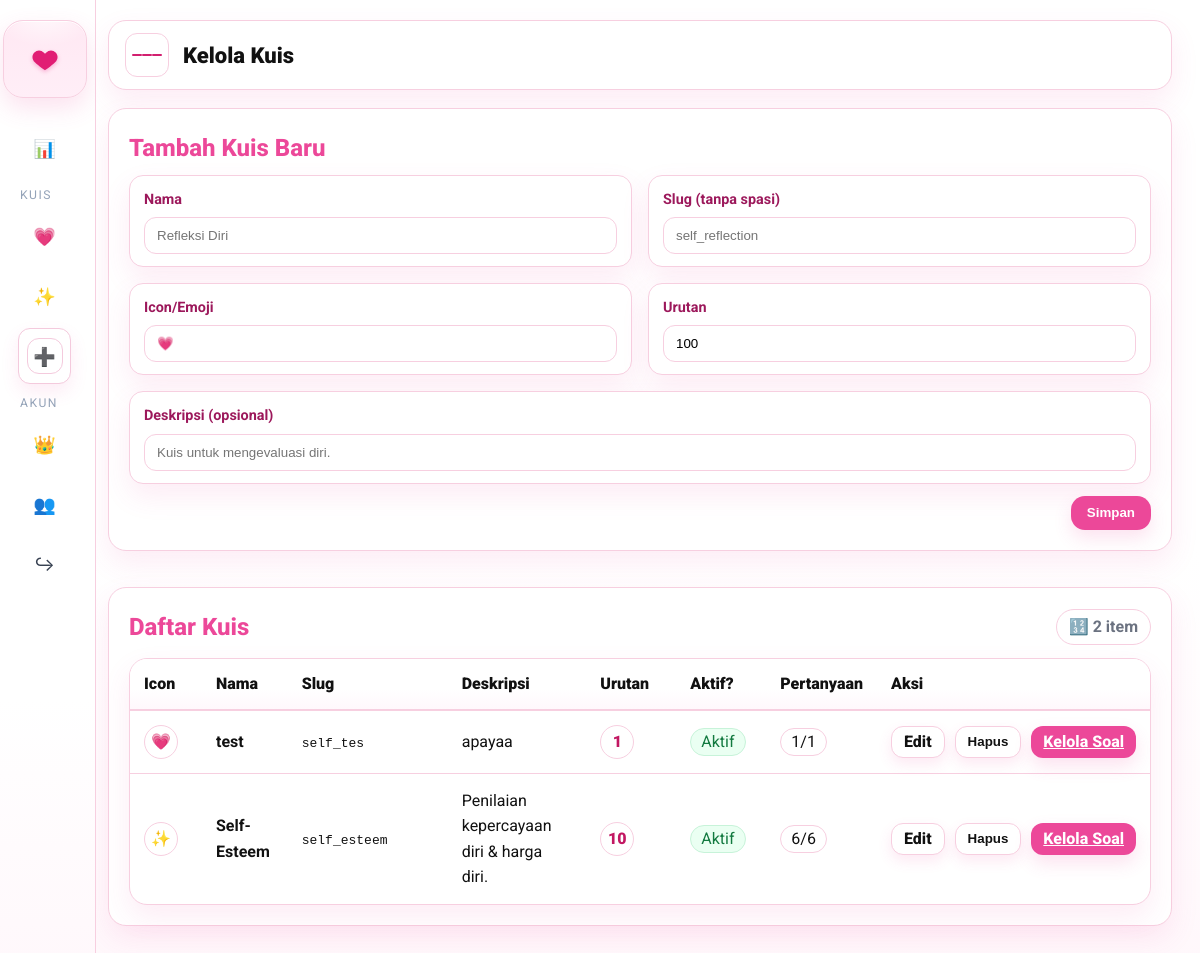
/admin/quizzes.php (signed in), run on the app's committed database.
### tables this page shows
CREATE TABLE `quiz_list` (
  `id` int(11) NOT NULL,
  `slug` varchar(64) NOT NULL,
  `name` varchar(100) NOT NULL,
  `description` varchar(255) DEFAULT NULL,
  `icon` varchar(16) DEFAULT '?',
  `is_active` tinyint(1) DEFAULT 1,
  `sort_order` int(11) DEFAULT 0,
  `created_at` timestamp NOT NULL DEFAULT current_timestamp()
);

### admin/_init.php (called while the page is built, shortened)
<?php
if (!function_exists('h')) {
  function h($s)
  {
    return htmlspecialchars((string) $s, ENT_QUOTES, 'UTF-8');
  }
}

### admin/quizzes.php (the view, shortened to what this page needs)
<?php
require_once __DIR__ . '/_init.php';
$active = 'quizzes';
include __DIR__ . '/_head.php';
$rows = [];
$r = $mysqli->query("SELECT l.*,
 (SELECT COUNT(*) FROM quiz_questions q WHERE q.category=l.slug) total_q,
 (SELECT COUNT(*) FROM quiz_questions q WHERE q.category=l.slug AND q.is_active=1) active_q
 FROM quiz_list l
 ORDER BY sort_order ASC, id ASC");
if ($r)
  $rows = $r->fetch_all(MYSQLI_ASSOC);
?>
<section class="card section" id="quizzes-create">
  <h2 class="card-title">Tambah Kuis Baru</h2>
  <form method="post" class="row" style="margin-top:8px">
    <div class="form-grid">
      <div class="field">
        <div class="label">Nama</div>
        <input class="inp" name="name" placeholder="Refleksi Diri" required>
      </div>
      <div class="field">
        <div class="label">Slug (tanpa spasi)</div>
        <input class="inp" name="slug" placeholder="self_reflection" required>
      </div>
      <div class="field">
        <div class="label">Icon/Emoji</div>
        <input class="inp" name="icon" value="💗" placeholder="💗">
      </div>
      <div class="field">
        <div class="label">Urutan</div>
        <input class="inp" type="number" name="sort_order" value="100">
      </div>
      <div class="field" style="grid-column:1/-1">
        <div class="label">Deskripsi (opsional)</div>
        <input class="inp" name="description" placeholder="Kuis untuk mengevaluasi diri.">
      </div>
    </div>
    <div class="form-actions">
      <button class="btn pink">Simpan</button>
    </div>
  </form>
</section>
<section class="card section" id="quizzes-list">
  <div class="section-head">
    <h2 class="card-title" style="margin:0">Daftar Kuis</h2>
    <div class="count-badge">🔢 <?= count($rows) ?> item</div>
  </div>
  <table class="quiz-table">
    <thead>
      <tr>
        <th style="width:72px">Icon</th>
        <th>Nama</th>
        <th style="width:160px">Slug</th>
        <th>Deskripsi</th>
        <th style="width:90px">Urutan</th>
        <th style="width:90px">Aktif?</th>
        <th style="width:110px">Pertanyaan</th>
        <th style="width:260px">Aksi</th>
      </tr>
    </thead>
    <tbody>
      <?php foreach ($rows as $c): ?>
        <tr>
          <td><span class="badge-round"><?= h($c['icon']) ?></span></td>
          <td><strong><?= h($c['name']) ?></strong></td>
          <td><code><?= h($c['slug']) ?></code></td>
          <td><?= h($c['description'] ?? '') ?></td>
          <td><span class="badge-round"><?= (int) $c['sort_order'] ?></span></td>
          <td><?= $c['is_active'] ? '<span class="chip ok">Aktif</span>' : '<span class="chip muted">Nonaktif</span>' ?>
          </td>
          <td><span class="chip"><?= (int) $c['active_q'] ?>/<?= (int) $c['total_q'] ?></span></td>
          <td class="actions">
            <div class="grp">
              <details>
                <summary class="btn sm ghost">Edit</summary>
              </details>
              <form method="post" class="hide-on-edit" onsubmit="return confirm('Hapus kuis ini?')"
                style="display:inline">
                <button class="btn sm ghost">Hapus</button>
              </form>
              <a class="btn sm pink js-kelola-soal" href="quiz_manage.php?cat=<?= urlencode($c['slug']) ?>">Kelola
                Soal</a>
            </div>
          </td>
        </tr>
      <?php endforeach; ?>
    </tbody>
  </table>
</section>
<?php include __DIR__ . '/_foot.php'; ?>

### admin/_sidebar.php (shortened to what this page needs)
<?php
$__quizzes = [];
$q = $mysqli->query("SELECT slug,name,icon FROM quiz_list WHERE is_active=1 ORDER BY sort_order ASC, id ASC");
if ($q)
  $__quizzes = $q->fetch_all(MYSQLI_ASSOC);
?>
<aside class="sidebar">
  <div class="brand">
    <div class="logo-heart" aria-hidden="true">
      <svg viewBox="0 0 24 24">
        <path
          d="M12 21s-5.052-3.33-8.097-6.375C1.52 12.242 1.29 8.93 3.514 6.706a5.25 5.25 0 0 1 7.424 0L12 7.768l1.062-1.062a5.25 5.25 0 0 1 7.424 0c2.224 2.224 1.994 5.536-.389 7.919C17.052 17.67 12 21 12 21z" />
      </svg>
    </div>
  </div>
  <nav>
    <a href="dashboard.php" class="<?= ($active === 'dashboard' ? 'active' : '') ?>">
      <span class="ico">📊</span><span class="_text">Dashboard</span>
    </a>
    <div class="menu-head">KUIS</div>
    <?php foreach ($__quizzes as $k): ?>
      <a href="quiz_manage.php?cat=<?= urlencode($k['slug']) ?>" class="<?= ($active === $k['slug'] ? 'active' : '') ?>">
        <span class="ico"><?= h($k['icon'] ?: '✨') ?></span><span class="_text"><?= h($k['name']) ?></span>
      </a>
    <?php endforeach; ?>
    <a href="quizzes.php" class="<?= ($active === 'quizzes' ? 'active' : '') ?>">
      <span class="ico">➕</span><span class="_text">Kelola Kuis</span>
    </a>
    <div class="menu-head">AKUN</div>
    <a href="admins.php" class="<?= ($active === 'admins' ? 'active' : '') ?>"><span class="ico">👑</span></a>
    <a href="users.php" class="<?= ($active === 'users' ? 'active' : '') ?>"><span class="ico">👥</span></a>
    <a href="../home.php"><span class="ico">↪</span><span class="_text">Kembali ke Home</span></a>
  </nav>
</aside>

### admin/quizzes.php (style rules this page uses)
.form-grid { display: grid; grid-template-columns: 1fr 1fr; gap: 16px }
.field { background: #fff; border: 1px solid var(--bd); border-radius: 14px; padding: 12px 14px; box-shadow: var(--shadow) }
.field .label { font-size: .9rem; font-weight: 700; color: #9c185b; margin-bottom: 6px }
.inp, textarea.inp { width: 100%; border: 1px solid var(--bd); border-radius: 12px; padding: 10px 12px; background: #fff }

### data on the page
quiz_list: icon "💗", name "test", slug "self_tes", description "apayaa", sort_order "1", is_active "Aktif", active_q "1", total_q "1"
quiz_list: icon "✨", name "Self-Esteem", slug "self_esteem", description "Penilaian kepercayaan diri & harga diri.", sort_order "10", is_active "Aktif", active_q "6", total_q "6"

### other printed values
$PAGE_HEADING "Kelola Kuis"
count($rows) "2"
